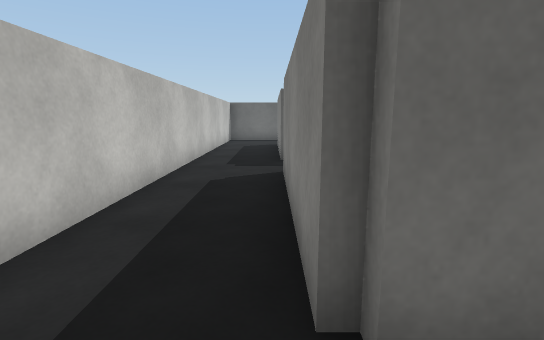
view 1 (above)

18 first-person views from a walk through a scene from a Unity 3-D project. The camera is 1.2 m above the floor, tilts 10° down and sees 85° across. The floor is counted in squares, 1 m on a side. Each view is taken from the middle of a square. On the plan, view 1 faces up. The plan holds only what a view shows up to about 13 squares ahead; the rest is blank. The place goes on beyond the plan. The player character is not drawn. Surface patterns are stand-ins for the level's own textures.

view 2
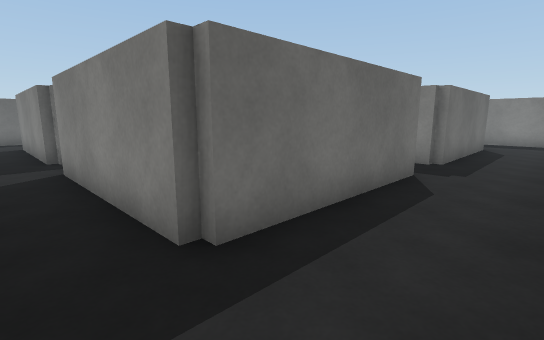

view 3
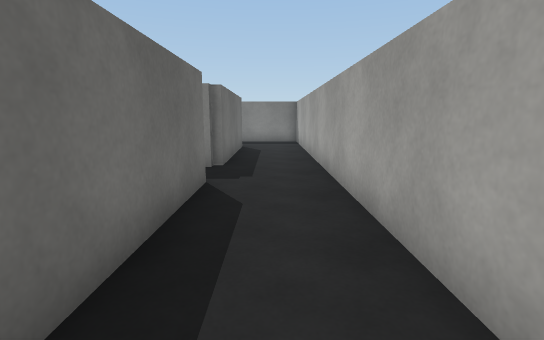

view 4
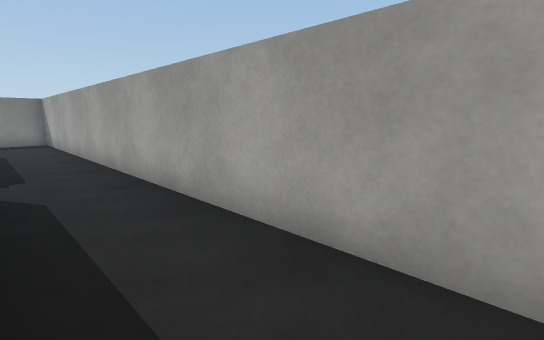

view 5
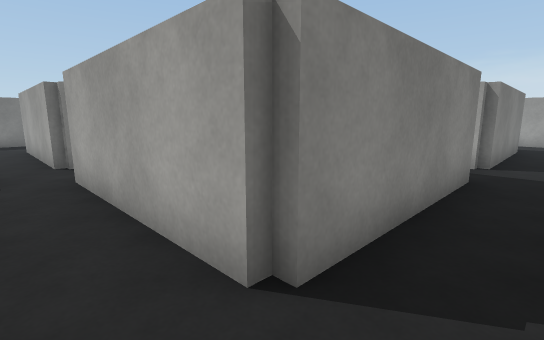

view 6
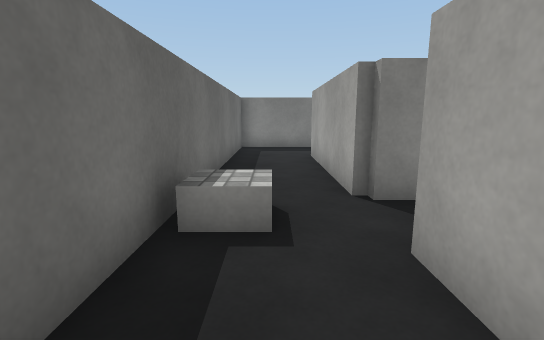

view 7
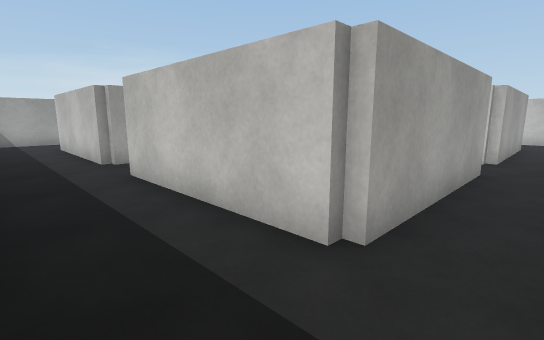

view 8
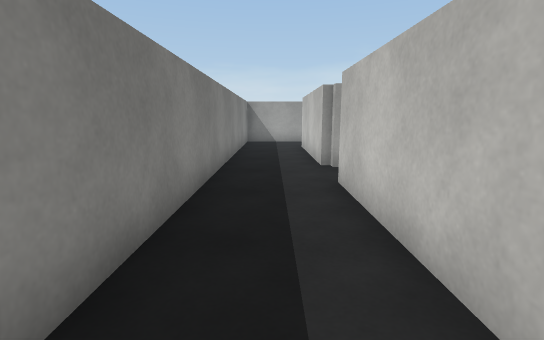

view 9
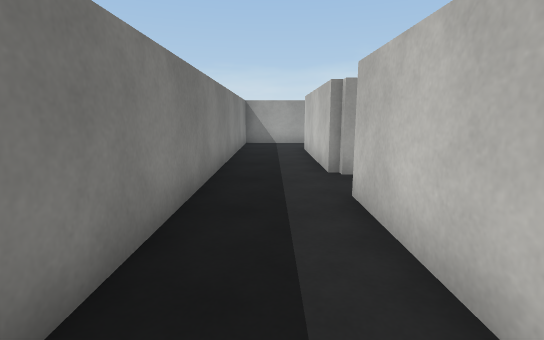

view 10
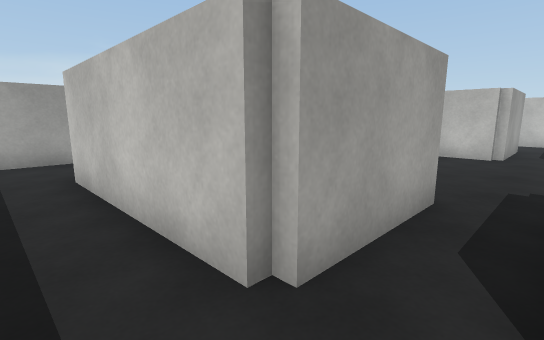

view 11
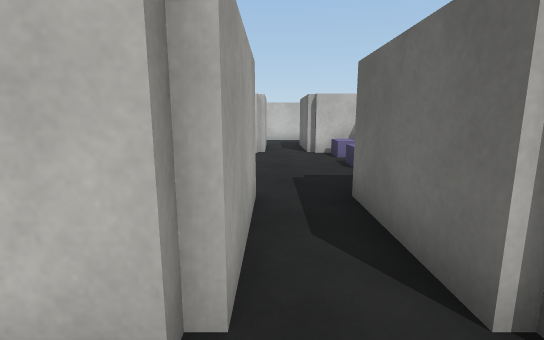

view 12
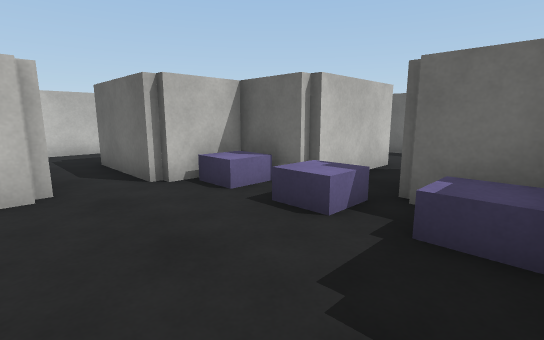

view 13
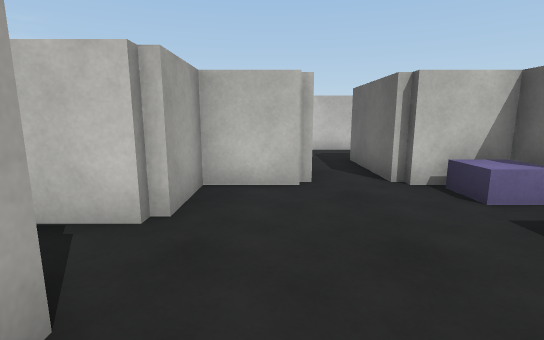

view 14
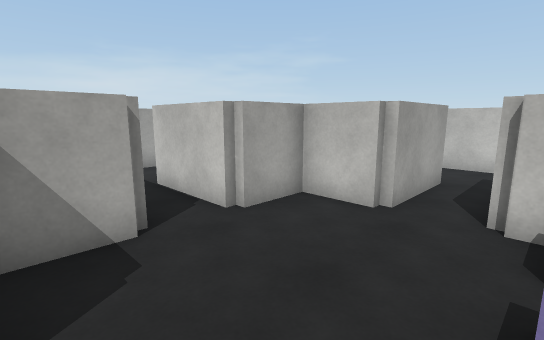

view 15
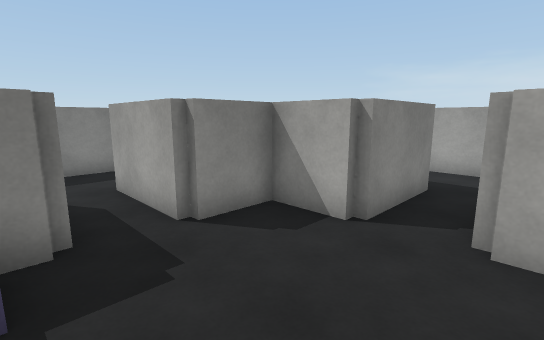

view 16
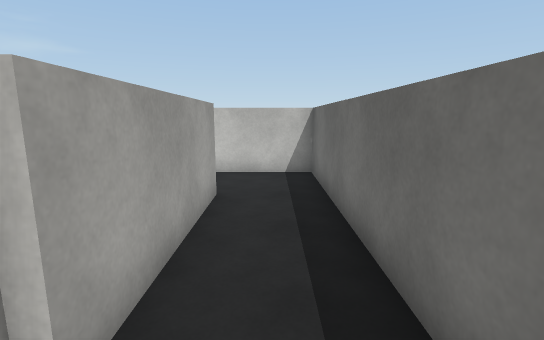

view 17
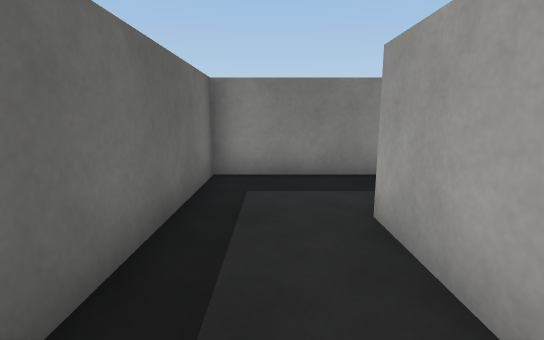

view 18
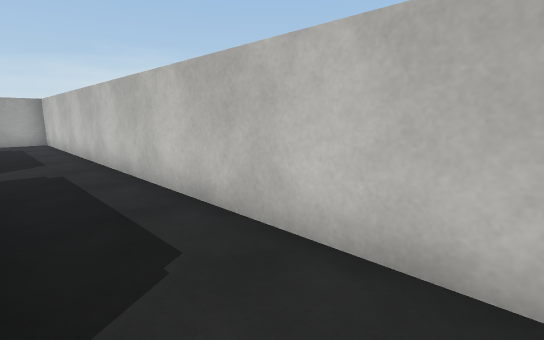

### Floor plan
Key: @ floor where view 1 was taken; # wall or solid block; . floor; / step, stairs or slope; O other object.
Columns run from 2 left of view 1 to 16 right of it. Each row starts with its distance up from view 1.
 16 ###################
 15 #.......//........#
 14 #.................#
 13 #..######.######..#
 12 #..#   ##.#    #..#
 11 #..#   ##.#    #..#
 10 #..#  ##//###  #..#
  9 #..####//O//####..#
  8 #..###......###...#
  7 #.................#
  6 #..####.....####..#
  5 #..#  #.....#  #..#
  4 #..#  ###.###  #..#
  3 #..#    #.#    #..#
  2 #..#   ##.#   ##..#
  1 #..#####..#####...#
  0 #.@...............#
 -1 #.................#
 -2 ###################

Where each view was taken, in squares from view 1:
view 1: 0 up, 0 right, facing up
view 2: 1 down, 1 left, facing up-right
view 3: 0 up, 0 right, facing right
view 4: 1 up, 1 left, facing down-right
view 5: 15 up, 1 left, facing down-right
view 6: 15 up, 3 right, facing right
view 7: 15 up, 15 right, facing down-left
view 8: 14 up, 14 right, facing down
view 9: 13 up, 14 right, facing down
view 10: 8 up, 14 right, facing down-left
view 11: 7 up, 14 right, facing left
view 12: 6 up, 9 right, facing up-left
view 13: 6 up, 9 right, facing left
view 14: 9 up, 9 right, facing down-left
view 15: 9 up, 5 right, facing down-right
view 16: 15 up, 7 right, facing left
view 17: 15 up, 9 right, facing right
view 18: 15 up, 0 right, facing down-left
